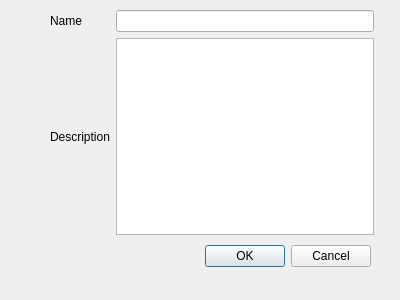
<?xml version="1.0" encoding="UTF-8"?>
<ui version="4.0">
 <class>NewShelfDialog</class>
 <widget class="QDialog" name="NewShelfDialog">
  <property name="geometry">
   <rect>
    <x>0</x>
    <y>0</y>
    <width>400</width>
    <height>300</height>
   </rect>
  </property>
  <property name="windowTitle">
   <string>New Shelf</string>
  </property>
  <widget class="QDialogButtonBox" name="buttonBox">
   <property name="geometry">
    <rect>
     <x>30</x>
     <y>240</y>
     <width>341</width>
     <height>32</height>
    </rect>
   </property>
   <property name="orientation">
    <enum>Qt::Horizontal</enum>
   </property>
   <property name="standardButtons">
    <set>QDialogButtonBox::Cancel|QDialogButtonBox::Ok</set>
   </property>
  </widget>
  <widget class="QWidget" name="">
   <property name="geometry">
    <rect>
     <x>50</x>
     <y>10</y>
     <width>324</width>
     <height>225</height>
    </rect>
   </property>
   <layout class="QGridLayout" name="gridLayout">
    <item row="0" column="0">
     <widget class="QLabel" name="label">
      <property name="text">
       <string>Name</string>
      </property>
     </widget>
    </item>
    <item row="0" column="1">
     <widget class="QLineEdit" name="shelf_name"/>
    </item>
    <item row="1" column="0">
     <widget class="QLabel" name="label_2">
      <property name="text">
       <string>Description</string>
      </property>
     </widget>
    </item>
    <item row="1" column="1">
     <widget class="QTextEdit" name="shelf_description"/>
    </item>
   </layout>
  </widget>
 </widget>
 <resources/>
 <connections>
  <connection>
   <sender>buttonBox</sender>
   <signal>accepted()</signal>
   <receiver>NewShelfDialog</receiver>
   <slot>accept()</slot>
   <hints>
    <hint type="sourcelabel">
     <x>248</x>
     <y>254</y>
    </hint>
    <hint type="destinationlabel">
     <x>157</x>
     <y>274</y>
    </hint>
   </hints>
  </connection>
  <connection>
   <sender>buttonBox</sender>
   <signal>rejected()</signal>
   <receiver>NewShelfDialog</receiver>
   <slot>reject()</slot>
   <hints>
    <hint type="sourcelabel">
     <x>316</x>
     <y>260</y>
    </hint>
    <hint type="destinationlabel">
     <x>286</x>
     <y>274</y>
    </hint>
   </hints>
  </connection>
 </connections>
</ui>
